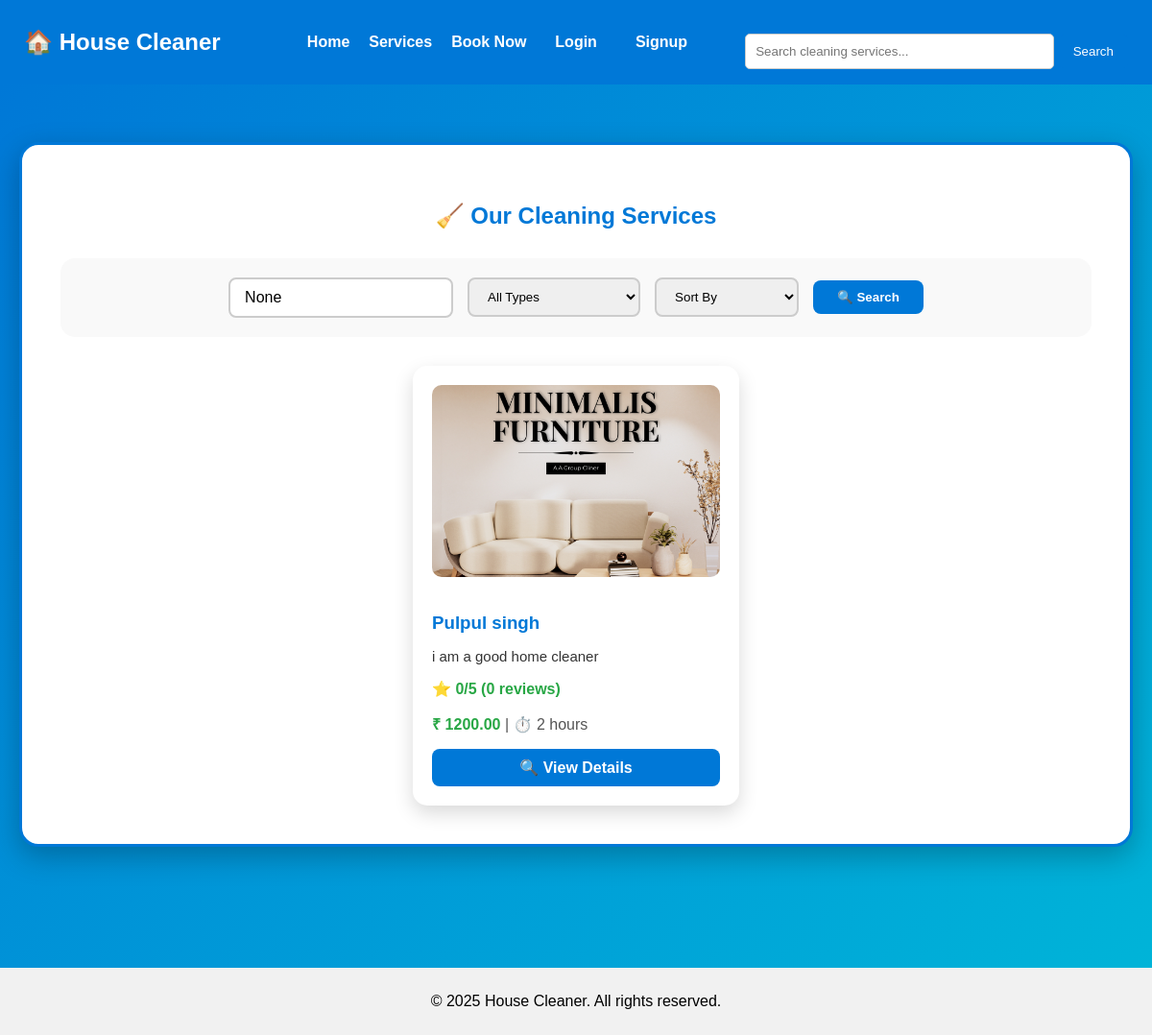
Page /services/ on the committed database.
### services/models.py (models this page shows, shortened)
class Service(models.Model):
    SERVICE_TYPES = [
        ('home', 'Home Cleaning'),
        ('office', 'Office Cleaning'),
        ('carpet', 'Carpet Cleaning'),
        ('sofa', 'Sofa Cleaning'),
        ('deep', 'Deep Cleaning'),
    ]
    name = models.CharField(max_length=100)
    service_type = models.CharField(max_length=50, choices=SERVICE_TYPES)
    description = models.TextField()
    price = models.DecimalField(max_digits=8, decimal_places=2)
    duration = models.CharField(max_length=50, help_text="Example: 2 hours")
    image = models.ImageField(upload_to='service_images/', blank=True, null=True)
    created_at = models.DateTimeField(auto_now_add=True)
    def average_rating(self):
        reviews = Review.objects.filter(service=self)
        if reviews.exists():
            return round(sum([r.rating for r in reviews]) / reviews.count(), 2)
        return 0
    def review_count(self):
        return Review.objects.filter(service=self).count()

### services/views.py (the view)
# urls.py: path('', views.service_list, name='service_list'),
def service_list(request):
    services = Service.objects.all()
    query = request.GET.get('q')
    if query:
        services = services.filter(
            Q(name__icontains=query) | Q(description__icontains=query)
        )
    service_type = request.GET.get('type')
    if service_type:
        services = services.filter(service_type=service_type)
    min_price = request.GET.get('min_price')
    max_price = request.GET.get('max_price')
    if min_price and max_price:
        try:
            services = services.filter(price__gte=float(min_price), price__lte=float(max_price))
        except ValueError:
            pass
    sort_by = request.GET.get('sort')
    if sort_by == 'rating':
        services = sorted(services, key=lambda s: s.average_rating(), reverse=True)
    elif sort_by == 'price_low':
        services = services.order_by('price')
    elif sort_by == 'price_high':
        services = services.order_by('-price')
    service_types = Service.SERVICE_TYPES
    context = {
        'services': services,
        'service_types': service_types,
        'query': query,
        'current_type': service_type,
    }
    return render(request, 'services/service_list.html', context)

### services/templates/services/service_list.html (shortened to what this page needs)
{% extends 'base.html' %}
{% block content %}
<section style="min-height:100vh; background:linear-gradient(135deg, #0078D7, #00B4D8); padding:60px 20px;">
  <div style="max-width:1200px; margin:0 auto; background:white; border-radius:20px;
              padding:40px; box-shadow:0 10px 30px rgba(0,0,0,0.25); border:3px solid #0078D7;">
    <h2 style="text-align:center; color:#0078D7; font-weight:bold; margin-bottom:30px;">
      🧹 Our Cleaning Services
    </h2>
    <form method="GET" style="background:#f9f9f9; padding:20px; border-radius:15px; margin-bottom:30px;">
      <div style="display:flex; flex-wrap:wrap; gap:15px; justify-content:center; align-items:center;">
        <input type="text" name="q" placeholder="Search services..." value="{{ query }}"
               style="padding:10px 15px; border:2px solid #ccc; border-radius:8px; width:200px; font-size:1rem;">
        <select name="type" style="padding:10px 15px; border:2px solid #ccc; border-radius:8px; width:180px;">
          <option value="">All Types</option>
        </select>
        <select name="sort" style="padding:10px 15px; border:2px solid #ccc; border-radius:8px; width:150px;">
          <option value="">Sort By</option>
        </select>
        <button type="submit" style="background:#0078D7; color:white; padding:10px 25px; border:none; border-radius:8px; font-weight:bold; cursor:pointer;">
          🔍 Search
        </button>
      </div>
    </form>
    <div style="display:flex; flex-wrap:wrap; justify-content:center; gap:30px;">
      {% for service in services %}
      <div style="width:300px; background:#ffffff; border-radius:15px; padding:20px;
                  box-shadow:0 8px 20px rgba(0,0,0,0.15); transition:transform 0.3s, box-shadow 0.3s; position:relative;"
           onmouseover="this.style.transform='translateY(-8px) scale(1.03)'; this.style.boxShadow='0 12px 25px rgba(0,0,0,0.25)'"
           onmouseout="this.style.transform='none'; this.style.boxShadow='0 8px 20px rgba(0,0,0,0.15)'">
        {% if service.image %}
          <img src="{{ service.image.url }}" alt="{{ service.name }}"
               style="width:100%; height:200px; object-fit:cover; border-radius:10px; margin-bottom:15px;">
        {% else %}
          <div style="width:100%; height:200px; background:#E8E8E8; border-radius:10px; margin-bottom:15px; display:flex; align-items:center; justify-content:center; color:#999;">
            No Image
          </div>
        {% endif %}
        <h3 style="color:#0078D7; margin-bottom:10px;">{{ service.name }}</h3>
        <p style="color:#333; font-size:15px; margin-bottom:10px;">{{ service.description|truncatewords:15 }}</p>
        <p style="margin-bottom:15px; color:#28A745; font-weight:bold;">
          ⭐ {{ service.average_rating }}/5 ({{ service.review_count }} reviews)
        </p>
        <p style="margin-bottom:15px;">
          <strong style="color:#28A745;">₹ {{ service.price }}</strong>
          <span style="color:#555;"> | ⏱️ {{ service.duration }}</span>
        </p>
        <a href="{% url 'service_detail' service.id %}"
           style="background:#0078D7; color:white; padding:10px 25px; border-radius:8px;
                  text-decoration:none; font-weight:bold; transition:background 0.3s; display:block; text-align:center;">
           🔍 View Details
        </a>
      </div>
      {% empty %}
        <p style="text-align:center; color:#555; font-size:18px; grid-column: 1/-1;">🙁 No services found matching your criteria.</p>
      {% endfor %}
    </div>
  </div>
</section>
{% endblock %}

### static/css/style.css (style rules this page uses)
body { font-family: Arial, sans-serif; margin: 0; padding: 0; }
h2 { color: #0078D7; }

### rows in the picture
Service: image (picture), name "Pulpul singh", description "i am a good home cleaner", average_rating "0", review_count "0", price "1200.00", duration "2 hours"
